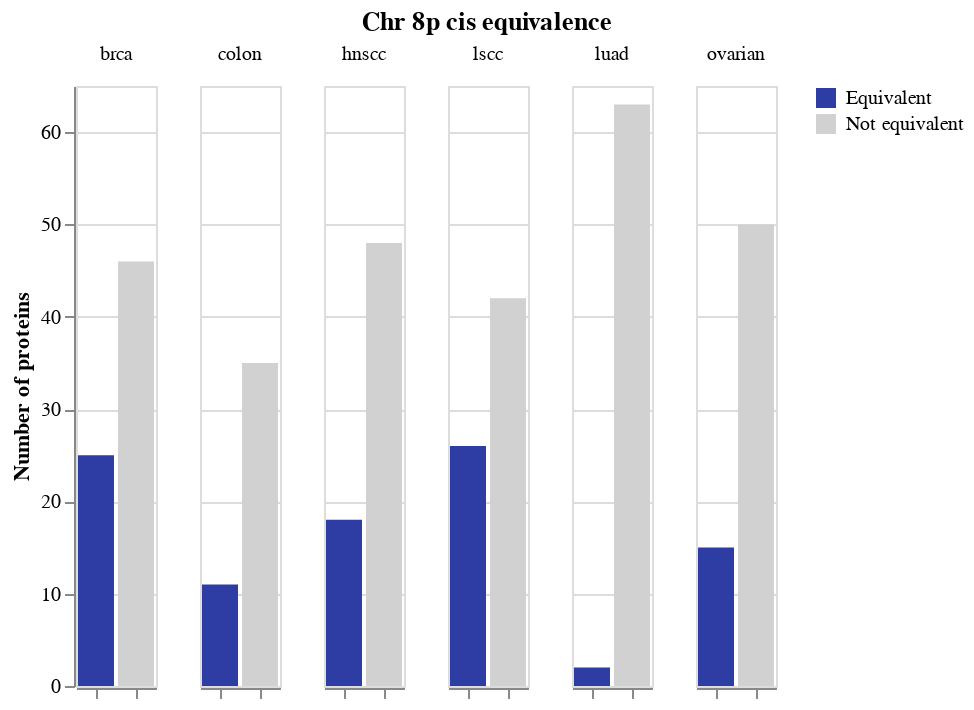

Notebook source saved alongside this figure:
### Markdown cell above
## Select the equivalent proteins, and take a detour to make some plots

### Code cell
prots = long_results[long_results["adj_p"] <= 0.05].reset_index(drop=True)
prots_cts = prots.groupby("cancer_type").count()[["protein"]]

fail_prots = long_results[long_results["adj_p"] > 0.05].reset_index(drop=True)
fail_cts = fail_prots.groupby("cancer_type").count()[["protein"]]

prots_cts.insert(0, "count_type", "Equivalent")
fail_cts.insert(0, "count_type", "Not equivalent")

counts = prots_cts.append(fail_cts).sort_index().reset_index(drop=False)

alt.Chart(counts).mark_bar().encode(
    x=alt.X(
        "count_type",
        axis=alt.Axis(
            title=None,
            labels=False
        ),
        sort=["Equivalent"]
    ),
    y=alt.Y(
        "protein",
        axis=alt.Axis(
            title="Number of proteins"
        )
    ),
    color=alt.Color(
        "count_type",
        title=None,
        sort=["Equivalent"],
        scale=alt.Scale(
            domain=["Equivalent", "Not equivalent"],
            range=["#2d3da4", "#d1d1d1"]
        )
    )
).facet(
    column=alt.Column(
        "cancer_type",
        title=None
    )
).properties(
    title="Chr 8p cis equivalence"
).configure_title(
    anchor="middle"
)

### Figure 1 — Vega-Lite specification as saved in the notebook (floating-point values rounded to 4 significant figures)
{"config": {"view": {"continuousWidth": 400, "continuousHeight": 300}, "title": {"anchor": "middle"}}, "data": {"name": "data-eb4082cffc382fb4e7f37d1c23f09415"}, "facet": {"column": {"type": "nominal", "field": "cancer_type", "title": null}}, "spec": {"mark": "bar", "encoding": {"color": {"type": "nominal", "field": "count_type", "scale": {"domain": ["Equivalent", "Not equivalent"], "range": ["#2d3da4", "#d1d1d1"]}, "sort": ["Equivalent"], "title": null}, "x": {"type": "nominal", "axis": {"labels": false, "title": null}, "field": "count_type", "sort": ["Equivalent"]}, "y": {"type": "quantitative", "axis": {"title": "Number of proteins"}, "field": "protein"}}}, "title": "Chr 8p cis equivalence", "$schema": "https://vega.github.io/schema/vega-lite/v4.8.1.json", "datasets": {"data-eb4082cffc382fb4e7f37d1c23f09415": [{"cancer_type": "brca", "count_type": "Equivalent", "protein": 25}, {"cancer_type": "brca", "count_type": "Not equivalent", "protein": 46}, {"cancer_type": "colon", "count_type": "Equivalent", "protein": 11}, {"cancer_type": "colon", "count_type": "Not equivalent", "protein": 35}, {"cancer_type": "hnscc", "count_type": "Equivalent", "protein": 18}, {"cancer_type": "hnscc", "count_type": "Not equivalent", "protein": 48}, {"cancer_type": "lscc", "count_type": "Equivalent", "protein": 26}, {"cancer_type": "lscc", "count_type": "Not equivalent", "protein": 42}, {"cancer_type": "luad", "count_type": "Equivalent", "protein": 2}, {"cancer_type": "luad", "count_type": "Not equivalent", "protein": 63}, {"cancer_type": "ovarian", "count_type": "Equivalent", "protein": 15}, {"cancer_type": "ovarian", "count_type": "Not equivalent", "protein": 50}]}}
